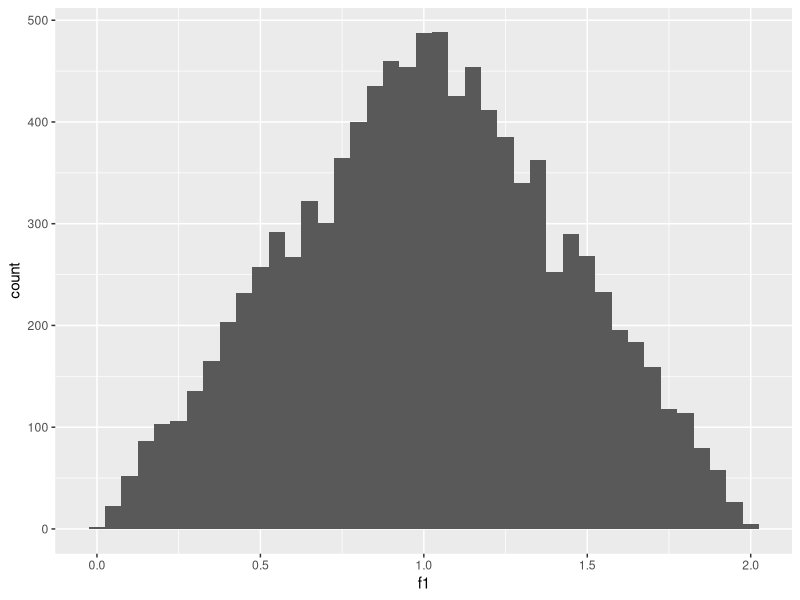
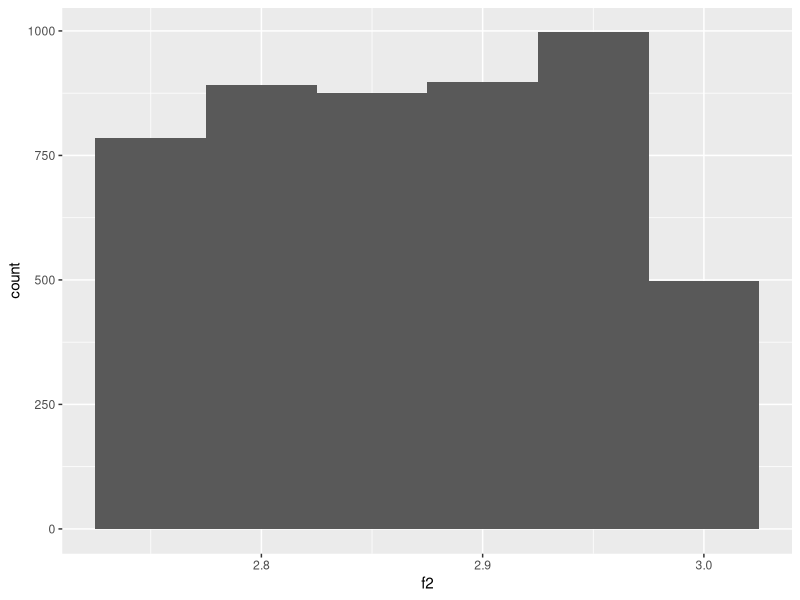
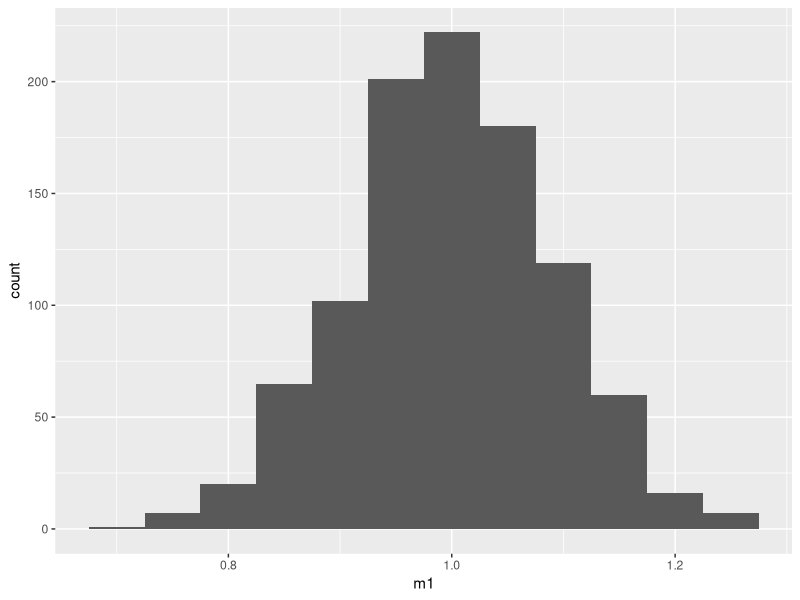
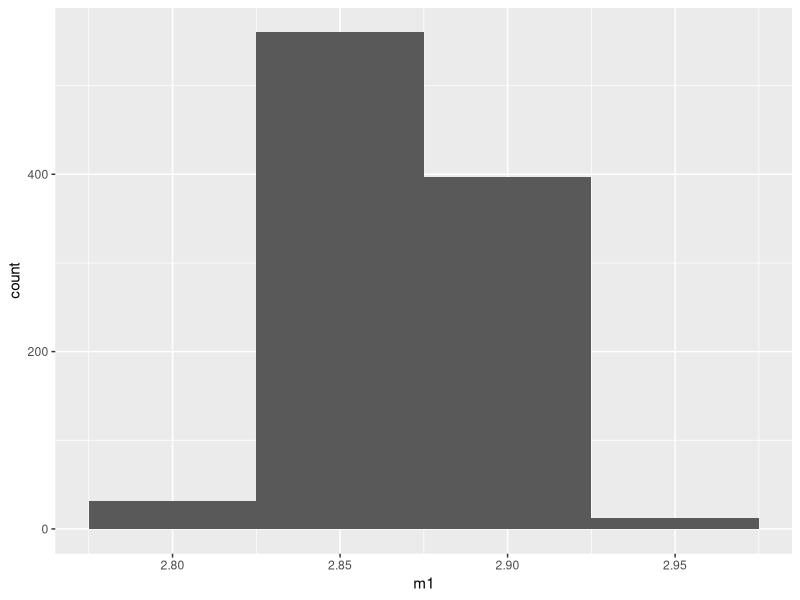

Write the R code that produced these figures, in order.
library(ggplot2)

# First sampling function
sampleFn1 <- function(y)
{
  if(y >= 0 && y <=2)
  {
    # F(x) = x^2/2 - x + 1, x E (0, 1)
    #      = 2x-x^2/2-1, x E [1, 2)
    return <- ifelse(y < 0.5,sqrt(2*y),2-sqrt(2*(1-y)))
  }
}

# First sampling function
sampleFn2 <- function(y)
{
  if(y >= 0 && y <=2)
  {
    # F(x) = x^2/2 - x + 1, x E (0, 1)
    #      = -x^2/2+x-3/2, x E [1, 2)
    return <- ifelse(y < 0.5,1+sqrt(2*y +3),1-sqrt(2)*sqrt(-y-1))
  }
}


sample1 <- sapply(runif(10000),sampleFn1)
sample2 <- sapply(runif(10000),sampleFn2)


data <- data.frame(f1 = sample1, f2 = sample2)

## Plot pdfs
p1 <- ggplot(data, aes(x=f1)) + geom_histogram(binwidth=.05)
p1
p2 <- ggplot(data, aes(x=f2)) + geom_histogram(binwidth=.05)
p2

#### Q4 and Q5####

## function calculates the mean of the samples from a function
getSampleMeans <- function(n, pdf) {

  samples <- sapply(runif(n),pdf)
  
  #samples<-complete.cases(samples)
  
  return <- mean(samples, na.rm=TRUE)
}


# function used to verify the central limit theorem.
# n= number of pdf means, pdf = the pdf of the funciton we want to test
# numIterations = number of iterations to generate means for
verifyCLM <- function(n,pdf, numIterations)
{
  meanSamples <- vector(mode="numeric", length=0)
  
  #n = 10
  for(i in 1:numIterations)
  {
    meanSamples <- append(meanSamples,getSampleMeans(n, pdf))
  }
  
  meanData <- data.frame(m1 = meanSamples)
  
  return <- meanData
}

# Test first sampling function
clmData <- verifyCLM(20, sampleFn1, 1000)

p3 <- ggplot(clmData, aes(x=m1)) + geom_histogram(binwidth=.05)
p3

# Test second sampling function
clmData <- verifyCLM(20, sampleFn2, 1000)

p4 <- ggplot(clmData, aes(x=m1)) + geom_histogram(binwidth=.05)
p4
